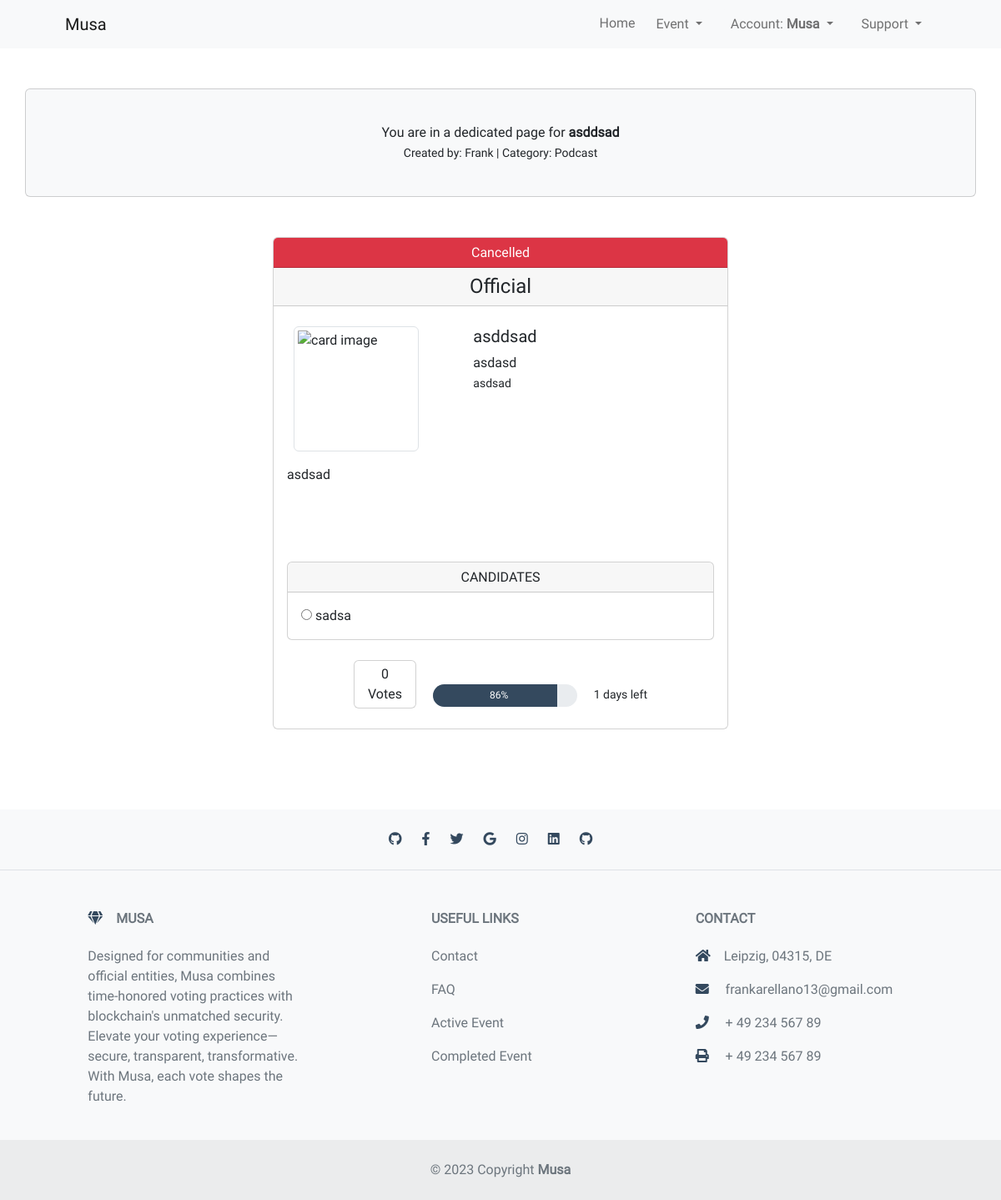
Screenshot of /asddsad (signed in) with the database file from the repository.
### musa/models.py (models this page shows)
class UserProfile(AbstractUser):
    verified = models.BooleanField(default=False)
    role = models.IntegerField(choices=ROLES, default=0)
    user_card = models.ManyToManyField(
        'vote_management.VoteCard', through='vote_management.VoteRecord', related_name='user_cards')
    class Meta:
        ordering = ['username']
    def __str__(self):
        return self.username

### vote_management/models.py (models this page shows, shortened)
class VoteCard(models.Model):
    title = models.CharField(max_length=20, unique=True)
    slug = models.SlugField(max_length=200, unique=True)
    author = models.ForeignKey(
        'musa.UserProfile', on_delete=models.CASCADE, related_name="card_author")
    category = models.ForeignKey(
        Category, on_delete=models.CASCADE, related_name="categories")
    mission = models.CharField(max_length=20)
    location = models.CharField(max_length=20)
    description = models.TextField(max_length=258)
    expire = models.DateField()
    event_image = CloudinaryField('image', default='placeholder')
    vote_record = models.ManyToManyField('musa.UserProfile', through='VoteRecord',
                                         related_name='user_votes', blank=True)
    candidates = models.ManyToManyField('ElectedPerson', related_name='vote_cards',
                                        blank=True)
    status = models.IntegerField(choices=STATUS, default=0)
    excerpt = models.TextField(blank=True)
    type = models.IntegerField(choices=CARD_TYPE, default=0)
    created_on = models.DateField(auto_now_add=True)
    class Meta:
        ordering = ['-created_on']
    def number_of_votes(self):
        return self.vote_record.count()

class Category(models.Model):
    category_name = models.CharField(max_length=50, unique=True)
    class Meta:
        ordering = ['category_name']
        verbose_name_plural = "Categories"
    def __str__(self):
        return self.category_name

class ElectedPerson(models.Model):
    name = models.CharField(max_length=80, unique=True)
    is_elected = models.BooleanField(default=False)
    vote_card = models.ForeignKey(
        VoteCard, on_delete=models.CASCADE, related_name="vote_candidate", blank=True)
    class Meta:
        ordering = ['name']

### vote_management/views.py (the view, shortened to what this page needs)
# urls.py: path('<slug:slug>', HomePageSingleView.as_view(),
class HomePageSingleView(View):
    def get(self, request, slug, *args, **kwargs):
        queryset = VoteCard.objects.order_by('-created_on')
        card = get_object_or_404(queryset, slug=slug)
        candidates = card.vote_candidate.all()
        now = timezone.now().date()
        total_duration = 0.01 + \
            (card.expire - card.created_on).days
        elapsed_time = (now - card.created_on).days
        card.progress = format(
            (elapsed_time / total_duration) * 100, '.0f')
        card.time_left = format(
            total_duration - elapsed_time, '.0f')
        if request.user.is_authenticated:
            has_voted = VoteRecord.objects.filter(
                voter=request.user, vote_card=card).exists()
        else:
            has_voted = False
        vote_counts = VoteRecord.objects.filter(vote_card=card).values(
            'elected_person__name').annotate(vote_count=Count(
                'elected_person')).order_by('-vote_count')
        winner = vote_counts.first()
        challengers = vote_counts[1:]
        return render(request, "single_card.html",
                      {
                          "card": card,
                          "winner": winner,
                          "challengers": challengers,
                          "candidates": candidates,
                          "has_voted": has_voted,
                          "user_authenticated": request.user.is_authenticated
                      })

### templates/frontend/single_card.html (shortened to what this page needs)
{% extends "base.html" %}
{% block content %}
<div class="container px-4 px-lg-0">
    <div class="card bg-light my-5 py-4 text-center">
        <div class="card-body">
            <p class="m-0">You are in a dedicated page for <strong>{{ card.title }}
                </strong>
            </p>
            <small>Created by: {{ card.author }} | Category: {{ card.category }}</small>
        </div>
    </div>
    <div class="row gx-4 gx-lg-5 justify-content-center">
        <div class="col-md-6 mb-5">
            <form method="post">
                <div class="card h-100">
                    {% if card.status == 1 or card.status == 3 %}
                    <div class="card-header card-header-green text-center h6">{{ card.get_status_display }}</div>
                    {% elif card.status == 2 %}
                    <div class="card-header bg-danger text-center text-white h6">{{ card.get_status_display }}</div>
                    {% else %}
                    <div class="card-header bg-warning text-center text-white h6">{{ card.get_status_display }}</div>
                    {% endif %}
                    <div class="card-header text-center h4">{{ card.get_type_display}}</div>
                    <div class="card-body card-body-height pb-0">
                        <div class="row mt-2">
                            <div class="col-5 d-inline-block">
                                {% if "placeholder" in card.event_image.url %}
                                <img src="https://codeinstitute.s3.amazonaws.com/fullstack/blog/default.jpg"
                                    alt="code institute" class="img-fluid img-thumbnail rounded float-start mx-2"
                                    width="200" height="200">
                                {% else %}
                                <img src="{{ card.event_image.url }}" alt="card image"
                                    class="img-fluid img-thumbnail rounded float-start mx-2" width="150" height="150">
                                {% endif %}
                            </div>
                            <div class="col-7 d-inline-block">
                                <span class="">
                                    <h5 class="card-title">{{ card.title }}</h5>
                                    <p class="mission my-0 fs-6"> {{ card.mission }}</p>
                                    <small class="location my-0"> {{ card.location }}</small>
                                </span>
                            </div>
                        </div>
                        <div id="description-single" class="row mt-3">
                            <div class="col">
                                <p class="my-0">
                                    {{ card.description|safe }}
                                </p>
                            </div>
                        </div>
                        <div class="row">
                            <div class="col">
                                {% if card.status != 3 %}
                                <div class="card mt-3">
                                    {% if not has_voted %}
                                    <div class="card-header">
                                        <h6 class="text-center mb-0">CANDIDATES</h6>
                                    </div>
                                    {% elif has_voted %}
                                    <div class="card-header card-header-red">
                                        <h6 class="text-center mb-0">VOTED</h6>
                                    </div>
                                    {% endif %}
                                    {% if user_authenticated and request.user.verified and not has_voted and card.status != 3 %}
                                    <div class="card-body">
                                        {% for candidate in candidates %}
                                        <label>
                                            <input type="radio" name="elected_person" value="{{ candidate.id }}">
                                            {{ candidate.name }}
                                        </label><br>
                                        {% endfor %}
                                        {% elif has_voted %}
                                        <p class="text-center my-3">You have already voted for this card.<br>Thank you
                                            for
                                            participating!</p>
                                        {% elif not request.user.verified %}
                                        <p class="text-center my-3">You need to <a
                                                href="{% url 'account_login' %}">Verify</a> your account to vote.</p>
                                        {% elif not user_authenticated %}
                                        <p class="text-center my-3">You need to <a href="{% url 'account_login' %}">log
                                                in</a> to vote.</p>
                                        {% endif %}
                                    </div>
                                </div>
                                {% endif %}
                            </div>
                            <div class="text-center my-4">
                                <span class="card d-inline-block">
                                    <div class="card-body py-1 px-3 text-center">
                                        <span class="card-text">{{ card.number_of_votes }}<br> Votes</span>
                                    </div>
                                </span>
                                <span class="d-inline-block px-3 progress-container">
                                    <div class="progress">
                                        <div class="progress-bar" role="progressbar" style="width: {{ card.progress }}%"
                                            aria-valuenow="{{ card.progress }}" aria-valuemin="0" aria-valuemax="100">
                                            <span style="padding-left: 10px;">{{ card.progress }}%</span>
                                        </div>
                                    </div>
                                </span>
                                <small>{{ card.time_left }} days left</small>
                            </div>
                        </div>
                    </div>
                </div>
            </form>
        </div>
    </div>
</div>
{% endblock content %}

### templates/base.html (shortened to what this page needs)
{% load static %}
{% now "Y" as copyright %}
<!DOCTYPE html>
<html lang="en">
<head>
    <link rel="stylesheet" href="https://cdnjs.cloudflare.com/ajax/libs/font-awesome/5.15.3/css/all.min.css">
    <link href="{% static 'homepage/vendor/css/styles.css' %}" rel="stylesheet" />
    <link href="{% static 'custom/css/style.css' %}" rel="stylesheet" />
</head>
<nav class="navbar navbar-expand-lg navbar-light bg-light">
    <div class="container px-5">
        <a class="navbar-brand" href="/">Musa</a>
        <div class="collapse navbar-collapse" id="navbarSupportedContent">
            <ul class="navbar-nav ms-auto mb-2 mb-lg-0">
                <li class="nav-item"><a class="nav-link" aria-current="page" href="/">Home</a></li>
                <li class="nav-item dropdown mx-2">
                    <button class="btn btn-light dropdown-toggle nav-link px-2" data-bs-toggle="dropdown"
                        aria-expanded="false">
                        Event
                    </button>
                </li>
                <li class="nav-item dropdown mx-2">
                    <button class="btn btn-light dropdown-toggle nav-link px-2" data-bs-toggle="dropdown"
                        aria-expanded="false">
                        {% if user.is_authenticated %}
                        Account: <strong>{{ request.user.username }}</strong>
                        {% else %}
                        Account
                        {% endif %}
                    </button>
                </li>
                <li class="nav-item dropdown mx-2">
                    <button class="btn btn-light dropdown-toggle nav-link px-2" data-bs-toggle="dropdown"
                        aria-expanded="false">
                        Support
                    </button>
                </li>
            </ul>
        </div>
    </div>
</nav>
{% block content %}
{% endblock content %}
<footer class="text-center text-lg-start bg-light text-muted mt-5">
    <section class="d-flex justify-content-center p-4 border-bottom">
        <div>
            <ul class="list-unstyled d-flex mb-0">
                <li class="me-4"><a href=""><i class="fab fa-github"></i></a></li>
                <li class="me-4"><a href=""><i class="fab fa-facebook-f"></i></a></li>
                <li class="me-4"><a href=""><i class="fab fa-twitter"></i></a></li>
                <li class="me-4"><a href=""><i class="fab fa-google"></i></a></li>
                <li class="me-4"><a href=""><i class="fab fa-instagram"></i></a></li>
                <li class="me-4"><a href=""><i class="fab fa-linkedin"></i></a></li>
                <li class="me-4"><a href=""><i class="fab fa-github"></i></a></li>
            </ul>
        </div>
    </section>
    <section class="">
        <div class="container text-center text-md-start mt-5">
            <div class="row mt-3">
                <div class="col-md-3 col-lg-4 col-xl-3 mx-auto mb-4">
                    <h6 class="text-uppercase fw-bold mb-4">
                        <i class="fas fa-gem me-3"></i>Musa
                    </h6>
                    <p>
                        Designed for communities and official entities, Musa combines time-honored voting practices with
                        blockchain's unmatched security. Elevate your voting experience—secure, transparent,
                        transformative. With Musa, each vote shapes the future.
                    </p>
                </div>
                <div class="col-md-3 col-lg-2 col-xl-2 mx-auto mb-4">
                    <h6 class="text-uppercase fw-bold mb-4">
                        Useful links
                    </h6>
                    <p>
                        <a href="{% url 'contact_form' %}" class="text-reset">Contact</a>
                    </p>
                    <p>
                        <a href="{% url 'faq_page' %}" class="text-reset">FAQ</a>
                    </p>
                    <p>
                        <a href="{% url 'see_more' %}" class="text-reset">Active Event</a>
                    </p>
                    <p>
                        <a href="{% url 'see_more_completed' %}" class="text-reset">Completed Event</a>
                    </p>
                </div>
                <div class="col-md-4 col-lg-3 col-xl-3 mx-auto mb-md-0 mb-4">
                    <h6 class="text-uppercase fw-bold mb-4">Contact</h6>
                    <p><i class="fas fa-home me-3"></i>Leipzig, 04315, DE</p>
                    <p>
                        <i class="fas fa-envelope me-3"></i>
                        frankarellano13@gmail.com
                    </p>
                    <p><i class="fas fa-phone me-3"></i> + 49 234 567 89</p>
                    <p><i class="fas fa-print me-3"></i> + 49 234 567 89</p>
                </div>
            </div>
        </div>
    </section>
    <div class="text-center p-4 footer-bg">
        © {{ copyright }} Copyright
        <a class="text-reset fw-bold" href="https://github.com/plexoio/musa">Musa</a>
    </div>
</footer>
</body>
</html>

### static/custom/css/style.css (style rules this page uses)
* { font-family: 'Roboto', Fairplay, sans-serif; }
a { text-decoration: none; }
.card-body-height { min-height: 300px; }
#description-single { min-height: 100px; text-align: justify; }
.progress { height: 27px; border-radius: 15px; }
.progress-bar { background-color: #34495E; }
.progress-container { width: 40%; }
input { border: none; }
i { color: #34495e; }
.footer-bg { background-color: rgba(0, 0, 0, 0.05); }

### rows the page displays
UserProfile: user.username "Musa"
VoteCard: title "asddsad", author "Frank", category "Podcast", status "Cancelled", type "Official", mission "asdasd", location "asdsad", description "asdsad", number_of_votes "0", progress "86", time_left "1"
ElectedPerson: name "sadsa"

### other values shown
{{ copyright }} "2023"
